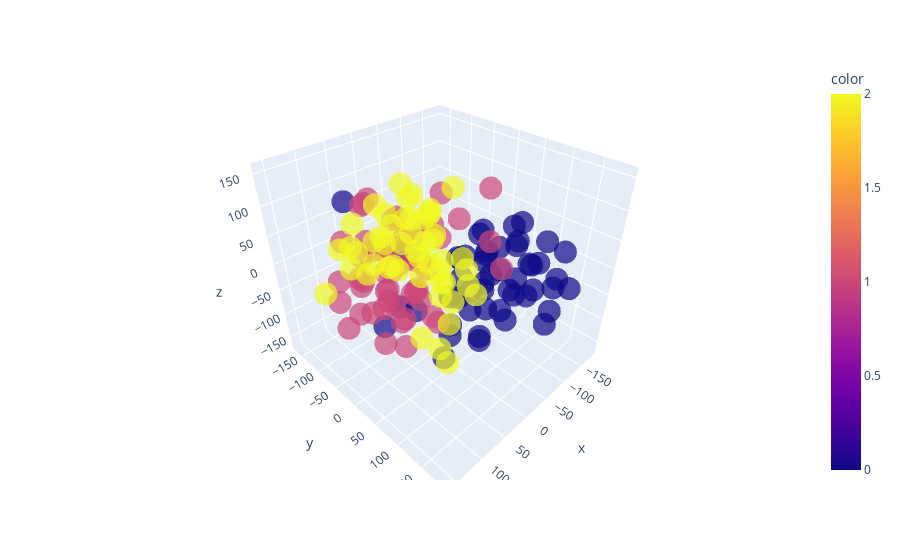

Write notebook code for a chart like this one.
### Code cell
import plotly.express as px

fig = px.scatter_3d(x=X_tsne3[:, 0], y=X_tsne3[:, 1], z=X_tsne3[:, 2], color=y, opacity=0.7)
fig.show()

### Figure 1 — Plotly figure (JSON) as saved in the notebook; plotly's stock layout.template omitted (floating-point values rounded to 4 significant figures; data arrays with more than 128 entries replaced by an {"elided": "..."} marker saying what was removed)
{"data": [{"hovertemplate": "x=%{x}<br>y=%{y}<br>z=%{z}<br>color=%{marker.color}<extra></extra>", "legendgroup": "", "marker": {"color": {"elided": "150 int values"}, "coloraxis": "coloraxis", "opacity": 0.7, "symbol": "circle"}, "mode": "markers", "name": "", "scene": "scene", "showlegend": false, "type": "scatter3d", "x": {"elided": "150 float values"}, "y": {"elided": "150 float values"}, "z": {"elided": "150 float values"}}], "layout": {"coloraxis": {"colorbar": {"title": {"text": "color"}}, "colorscale": [[0, "#0d0887"], [0.1111, "#46039f"], [0.2222, "#7201a8"], [0.3333, "#9c179e"], [0.4444, "#bd3786"], [0.5556, "#d8576b"], [0.6667, "#ed7953"], [0.7778, "#fb9f3a"], [0.8889, "#fdca26"], [1, "#f0f921"]]}, "legend": {"tracegroupgap": 0}, "margin": {"t": 60}, "scene": {"domain": {"x": [0, 1], "y": [0, 1]}, "xaxis": {"title": {"text": "x"}}, "yaxis": {"title": {"text": "y"}}, "zaxis": {"title": {"text": "z"}}}}}
